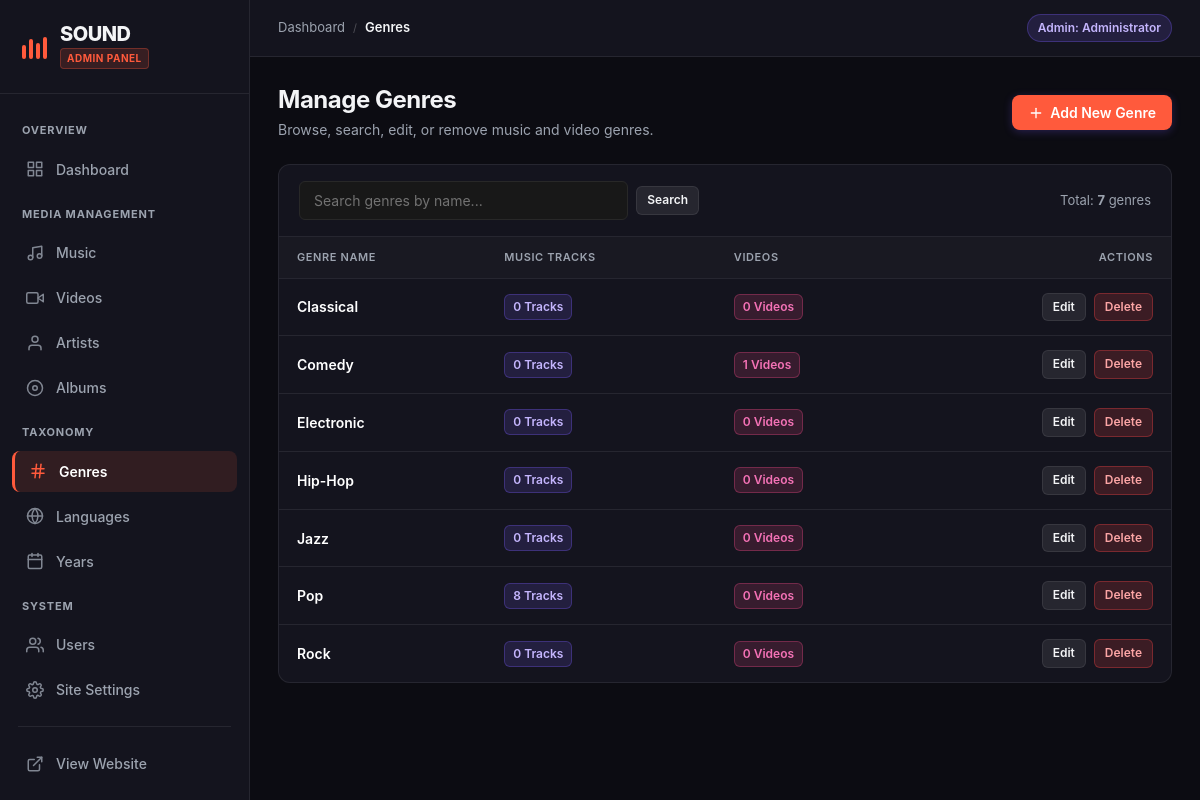
Page /admin/genres.php (signed in) on the committed database.
### tables this page shows
CREATE TABLE `genres` (
  `id` int(11) NOT NULL,
  `name` varchar(50) NOT NULL
);

### config/database.php (called while the page is built, shortened)
<?php
try {
    $pdo = new PDO("mysql:host=" . DB_HOST . ";dbname=" . DB_NAME . ";charset=utf8mb4", DB_USER, DB_PASS);
    $pdo->setAttribute(PDO::ATTR_ERRMODE, PDO::ERRMODE_EXCEPTION);
} catch (PDOException $e) {
    if (defined('APP_DEBUG') && APP_DEBUG) {
        die("Could not connect to the database " . DB_NAME . ": " . $e->getMessage());
    } else {
        error_log("Database connection error: " . $e->getMessage());
        http_response_code(500);
        die("<!DOCTYPE html><html><head><title>Service Unavailable</title><link rel='stylesheet' href='/sound/assets/css/style.css'></head><body style='display:flex;align-items:center;justify-content:center;min-height:100vh;background:#121212;color:#fff;font-family:\"Segoe UI\", sans-serif;'><div style='text-align:center;'><h1>Service Temporarily Unavailable</h1><p style='color:#b3b3b3;'>We are experiencing database connectivity issues. Please try again in a few moments.</p></div></body></html>");
    }
}
function query($sql, $params = []) {
    global $pdo;
    $stmt = $pdo->prepare($sql);
    $stmt->execute($params);
    return $stmt;
}
function fetchAll($sql, $params = []) {
    return query($sql, $params)->fetchAll(PDO::FETCH_ASSOC);
}
function fetchOne($sql, $params = []) {
    return query($sql, $params)->fetch(PDO::FETCH_ASSOC);
}

### admin/genres.php (the view, shortened to what this page needs)
<?php
require_once __DIR__ . '/includes/admin_header.php';
$search = trim($_GET['search'] ?? '');
$params = [];
$where_clauses = [];
$where_sql = !empty($where_clauses) ? 'WHERE ' . implode(' AND ', $where_clauses) : '';
$count_sql = "SELECT COUNT(*) as count FROM genres $where_sql";
$total_items = fetchOne($count_sql, $params)['count'] ?? 0;
$per_page = 10;
$total_pages = max(1, ceil($total_items / $per_page));
$page = max(1, min($total_pages, intval($_GET['page'] ?? 1)));
$offset = ($page - 1) * $per_page;
$items_sql = "SELECT g.*,
              (SELECT COUNT(*) FROM music WHERE genre_id = g.id) as music_count,
              (SELECT COUNT(*) FROM videos WHERE genre_id = g.id) as video_count
              FROM genres g
              $where_sql
              ORDER BY g.name ASC LIMIT $per_page OFFSET $offset";
$genres = fetchAll($items_sql, $params);
?>
<div class="admin-page-header">
    <div>
        <h1>Manage Genres</h1>
        <p style="color: var(--admin-text-muted); margin: 4px 0 0 0; font-size: 14px;">Browse, search, edit, or remove music and video genres.</p>
    </div>
    <div class="header-actions">
        <a href="add_genre.php" class="btn btn-primary">
            <svg width="16" height="16" viewBox="0 0 24 24" fill="none" stroke="currentColor" stroke-width="2" stroke-linecap="round" stroke-linejoin="round"><line x1="12" y1="5" x2="12" y2="19"></line><line x1="5" y1="12" x2="19" y2="12"></line></svg>
            Add New Genre
        </a>
    </div>
</div>
<div class="admin-table-container">
    <div class="admin-table-toolbar">
        <form method="get" action="genres.php" class="admin-search-form">
            <input type="text" name="search" class="admin-search-input" placeholder="Search genres by name..." value="<?php echo htmlspecialchars($search); ?>">
            <button type="submit" class="btn btn-secondary btn-sm">Search</button>
        </form>
        <div style="font-size: 13px; color: var(--admin-text-muted);">
            Total: <strong><?php echo $total_items; ?></strong> genres
        </div>
    </div>
    <?php if (empty($genres)): ?>
        <div class="admin-empty-state">
            <svg class="admin-empty-icon" viewBox="0 0 24 24" fill="none" stroke="currentColor" stroke-width="2" stroke-linecap="round" stroke-linejoin="round">
                <line x1="4" y1="9" x2="20" y2="9"></line>
                <line x1="4" y1="15" x2="20" y2="15"></line>
                <line x1="10" y1="3" x2="8" y2="21"></line>
                <line x1="16" y1="3" x2="14" y2="21"></line>
            </svg>
            <h3>No Genres Found</h3>
            <p><?php echo $search !== '' ? 'No genres matched your search "' . htmlspecialchars($search) . '".' : 'No genres have been added yet.'; ?></p>
            <?php if ($search !== ''): ?>
                <a href="genres.php" class="btn btn-secondary btn-sm">Clear Search</a>
            <?php else: ?>
                <a href="add_genre.php" class="btn btn-primary btn-sm">Add New Genre</a>
            <?php endif; ?>
        </div>
    <?php else: ?>
        <div style="overflow-x: auto;">
            <table class="admin-table">
                <thead>
                    <tr>
                        <th>Genre Name</th>
                        <th>Music Tracks</th>
                        <th>Videos</th>
                        <th style="text-align: right;">Actions</th>
                    </tr>
                </thead>
                <tbody>
                    <?php foreach ($genres as $genre): ?>
                        <tr>
                            <td style="font-weight: 600; color: #fff;">
                                <?php echo htmlspecialchars($genre['name']); ?>
                            </td>
                            <td><span class="admin-badge admin-badge-music"><?php echo $genre['music_count']; ?> tracks</span></td>
                            <td><span class="admin-badge admin-badge-video"><?php echo $genre['video_count']; ?> videos</span></td>
                            <td style="text-align: right;">
                                <div style="display: inline-flex; align-items: center; gap: 8px;">
                                    <a href="edit_genre.php?id=<?php echo $genre['id']; ?>" class="btn btn-secondary btn-sm">Edit</a>
                                    <form method="post" action="genres.php" style="margin: 0; display: inline;" onsubmit="return confirm('Are you sure you want to delete genre: &quot;<?php echo htmlspecialchars(addslashes($genre['name'])); ?>&quot;?');">
                                        <button type="submit" class="btn btn-danger btn-sm">Delete</button>
                                    </form>
                                </div>
                            </td>
                        </tr>
                    <?php endforeach; ?>
                </tbody>
            </table>
        </div>
    <?php endif; ?>
</div>
<?php require_once __DIR__ . '/includes/admin_footer.php'; ?>

### assets/css/style.css (style rules this page uses)
:root { --bg-base: #121212; --bg-surface: #181818; --bg-card: #181818; --bg-card-hover: #242424; --bg-elevated: #282828; --bg-highlight: #323232; --border-color: #282828; --border-hover: #3e3e3e; --text-primary: #FFFFFF; --text-muted: #B3B3B3; --text-subtle: #727272; --accent: #FF5A3C; --accent-hover: #ff7157; --accent-active: #e04a2f; --accent-subtle: rgba(255, 90, 60, 0.15); --accent-text: #FFFFFF; --danger: #ef4444; --danger-subtle: rgba(239, 68, 68, 0.15); --success: #22c55e; --success-subtle: rgba(34, 197, 94, 0.15); --font-sans: 'Segoe UI', -apple-system, BlinkMacSystemFont, Roboto, 'Helvetica Neue', Arial, sans-serif; --font-mono: SFMono-Regular, Consolas, 'Liberation Mono', Menlo, monospace; --radius-sm: 4px; --radius-md: 6px; --radius-card: 8px; --radius-pill: 9999px; --sidebar-width: 240px; --player-height: 80px; --topbar-height: 64px; --transition-fast: 0.15s ease; --transition-normal: 0.2s ease; --shadow-card: 0 4px 12px rgba(0, 0, 0, 0.4); --shadow-dropdown: 0 8px 24px rgba(0, 0, 0, 0.6); }
*, *::before, *::after { margin: 0; padding: 0; box-sizing: border-box; }
html { font-size: 16px; color-scheme: dark; background-color: var(--bg-base); }
body { font-family: var(--font-sans); background-color: var(--bg-base); color: var(--text-primary); line-height: 1.5; -webkit-font-smoothing: antialiased; -moz-osx-font-smoothing: grayscale; min-height: 100vh; }
a { color: inherit; text-decoration: none; transition: color var(--transition-fast); }
img, svg { display: block; max-width: 100%; }
button, input, select, textarea { font-family: inherit; font-size: inherit; color: inherit; }
h1, h2, h3, h4, h5, h6 { color: var(--text-primary); font-weight: 700; line-height: 1.25; }
h1 { font-size: 28px; margin-bottom: 20px; letter-spacing: -0.02em; }
p { color: var(--text-muted); margin-bottom: 12px; }
.btn { display: inline-flex; align-items: center; justify-content: center; gap: 8px; padding: 9px 18px; border: 1px solid transparent; border-radius: var(--radius-md); cursor: pointer; font-size: 14px; font-weight: 600; line-height: 1.4; text-align: center; transition: background-color var(--transition-fast), border-color var(--transition-fast), transform var(--transition-fast), opacity var(--transition-fast); user-select: none; }
.btn-primary { background-color: var(--accent); color: var(--accent-text); border-color: var(--accent); }
.btn-secondary { background-color: var(--bg-elevated); color: var(--text-primary); border-color: var(--border-color); }
.btn-danger { background-color: var(--danger); color: #FFFFFF; border-color: var(--danger); }
.btn-sm { padding: 6px 12px; font-size: 12px; border-radius: var(--radius-sm); }
input[type="text"], input[type="email"], input[type="password"], input[type="number"], input[type="tel"], input[type="search"], input[type="file"], select, textarea { width: 100%; padding: 10px 14px; border: 1px solid var(--border-color); border-radius: var(--radius-md); background-color: var(--bg-surface); color: var(--text-primary); font-size: 14px; outline: none; transition: border-color var(--transition-fast), background-color var(--transition-fast); }
input::placeholder, textarea::placeholder { color: var(--text-subtle); }

### rows in the picture
genres: name "Classical", music_count "0", video_count "0"
genres: name "Comedy", music_count "0", video_count "1"
genres: name "Electronic", music_count "0", video_count "0"
genres: name "Hip-Hop", music_count "0", video_count "0"
genres: name "Jazz", music_count "0", video_count "0"
genres: name "Pop", music_count "8", video_count "0"
genres: name "Rock", music_count "0", video_count "0"

### other values in the picture
$site_name "SOUND"
$crumb['title'] "Dashboard"
$crumb['title'] "Genres"
$user_name "Administrator"
$total_items "7"
